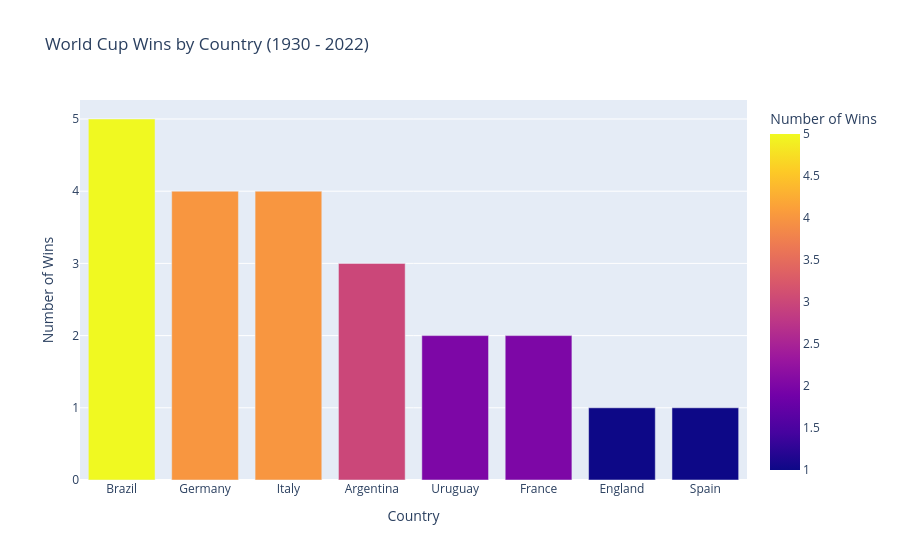

The cell this chart's notebook holds for it:
### Code cell
# count number of wins per country across all editions
world_cup_wins = wc_all_editions_clean_df.groupby('champion').size().sort_values(ascending=False).reset_index(name='Wins')

# plot on bar chart
world_cup_wins_plot = px.bar(world_cup_wins, x='champion', y='Wins', title='World Cup Wins by Country (1930 - 2022)', labels={'champion': 'Country', 'Wins': 'Number of Wins'}, color='Wins')

# print("Total World Cup Wins:", world_cup_wins['Wins'].sum())
# print("Total of World Cup Tournaments:", wc_all_editions_clean_df.shape[0])
# display(world_cup_wins)
display(world_cup_wins_plot)

world_cup_wins_plot.write_html(f"{FINAL_PLOT_DIR}/world_cup_wins.html")

### Figure 1 — Plotly figure (JSON) as saved in the notebook; plotly's stock layout.template omitted (floating-point values rounded to 4 significant figures)
{"data": [{"hovertemplate": "Country=%{x}<br>Number of Wins=%{marker.color}<extra></extra>", "legendgroup": "", "marker": {"color": [5, 4, 4, 3, 2, 2, 1, 1], "coloraxis": "coloraxis", "pattern": {"shape": ""}}, "name": "", "orientation": "v", "showlegend": false, "textposition": "auto", "type": "bar", "x": ["Brazil", "Germany", "Italy", "Argentina", "Uruguay", "France", "England", "Spain"], "xaxis": "x", "y": [5, 4, 4, 3, 2, 2, 1, 1], "yaxis": "y"}], "layout": {"barmode": "relative", "coloraxis": {"colorbar": {"title": {"text": "Number of Wins"}}, "colorscale": [[0, "#0d0887"], [0.1111, "#46039f"], [0.2222, "#7201a8"], [0.3333, "#9c179e"], [0.4444, "#bd3786"], [0.5556, "#d8576b"], [0.6667, "#ed7953"], [0.7778, "#fb9f3a"], [0.8889, "#fdca26"], [1, "#f0f921"]]}, "legend": {"tracegroupgap": 0}, "title": {"text": "World Cup Wins by Country (1930 - 2022)"}, "xaxis": {"anchor": "y", "domain": [0, 1], "title": {"text": "Country"}}, "yaxis": {"anchor": "x", "domain": [0, 1], "title": {"text": "Number of Wins"}}}}
